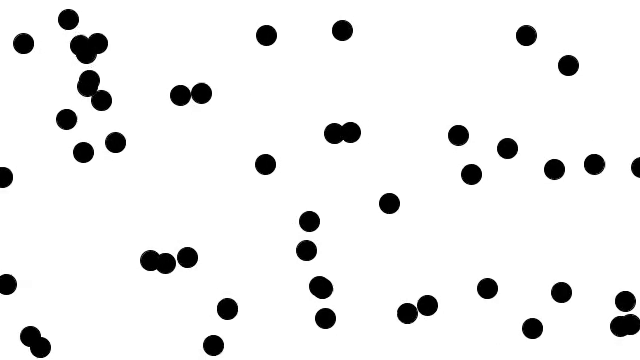
#> input picture frame 94 of Module2/black_sphere.mp4, 640 x 360 px
$ python Video.py   (older library calls are emulated)
#> lines starting #> are read from the running program, lines starting #| are printed output that depends on the picture
### Video Loop

import cv2
import numpy as np

####################################################################

# Filter Variables to numeric values.
PREVIEW = 0
GRAY = 1
THRESHOLD = 2
Sobel1 = 3
Sobel2 = 4
Sobel3 = 5
Sobel4 = 6
Sobel5 = 7
Sobel6 = 8
Object = 10


####################################################################

sobel_kernel_x = np.array([[-1, 0, 1], [-2, 0, 2], [-1, 0, 1]], dtype=np.float64)
sobel_kernel_y = np.array([[-1, -2, -1], [0, 0, 0], [1, 2, 1]], dtype=np.float64)

def Sobel1(frame):
    gray = cv2.cvtColor(frame, cv2.COLOR_BGR2GRAY)
    return gray

# [86 lines left out: functions Sobel2, Sobel3, Sobel4, Sobel5, Sobel6, Threshold and 1 more, not called in this run]


####################################################################

# Create a Video Capture Object and read from input file or the webcam.
# If the input is taken from a camera or the webcam, pass 0.
# If it's a file path and file name.

cap = cv2.VideoCapture("black_sphere.mp4")

# Variable to keep track of our current image filter. Default to Preview.
image_filter = PREVIEW

# Video loop
while cap.isOpened():

    # Ret = True if frame is read correctly. frame = the current video frame.
    ret, frame = cap.read()
#> frame is the input picture: shape (360, 640, 3); min 0, max 255, mean 237.8

    # If frame is read correctly ret is True
    if not ret:
        break

    # Resize the frame with Nearest Neighbor Interpolation.
    frame = cv2.resize(frame, None, fx = 0.7, fy = 0.7, interpolation=cv2.INTER_NEAREST)
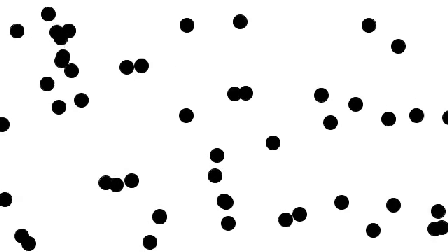
#> frame: shape (252, 448, 3); min 0, max 255, mean 237.7

    if image_filter == PREVIEW:
        result = frame
    elif image_filter == THRESHOLD:
        result = Threshold(frame)
    elif image_filter == GRAY:
        result = cv2.cvtColor(frame, cv2.COLOR_BGR2GRAY)
    elif image_filter == Sobel1:
        result = Sobel1(frame)
    elif image_filter == Sobel2:
        result = Sobel2(frame)
    elif image_filter == Sobel3:
        result = Sobel3(frame)
    elif image_filter == Sobel4:
        result = Sobel4(frame)
    elif image_filter == Sobel5:
        result = Sobel5(frame)
    elif image_filter == Sobel6:
        result = Sobel6(frame)
    elif image_filter == Object:
        result = Object(frame)


    # Show current frame.
    cv2.imshow('frame', result)

    # Map keyboard input to filters/trackers. Capital and lower case.
    key = cv2.waitKey(1)
#> (key Q is pressed here)

    # Quit the app.
    if key == ord('Q') or key == ord('q'):
        break
    if key == ord('T') or key == ord('t'):
        image_filter = THRESHOLD
    if key == ord('P') or key == ord('p'):
        image_filter = PREVIEW
    if key == ord('G') or key == ord('g'):
        image_filter = GRAY
    if key == ord('Z') or key == ord('z'):
        image_filter = Sobel1
    if key == ord('X') or key == ord('x'):
        image_filter = Sobel2
    if key == ord('C') or key == ord('c'):
        image_filter = Sobel3
    if key == ord('V') or key == ord('v'):
        image_filter = Sobel4
    if key == ord('B') or key == ord('b'):
        image_filter = Sobel5
    if key == ord('N') or key == ord('n'):
        image_filter = Sobel6
    if key == ord('O') or key == ord('o'):
        image_filter = Object

#Close the app
cap.release()
cv2.destroyWindow('frame')

$ run again, starting later in the video
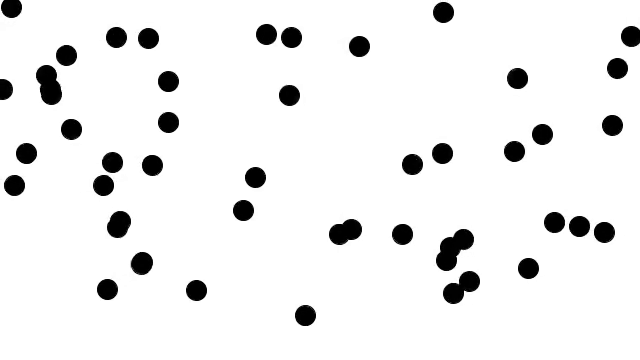
#> input picture frame 425 of Module2/black_sphere.mp4, 640 x 360 px
#> frame is the input picture: shape (360, 640, 3); min 0, max 255, mean 237.2
#> `frame = cv2.resize(frame, None, fx = 0.7, fy = 0.7, interpolation=cv2...`:
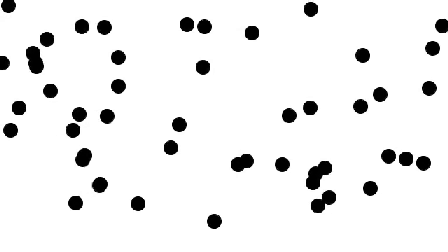
#> frame: shape (252, 448, 3); min 0, max 255, mean 237.2

$ run again, starting later in the video
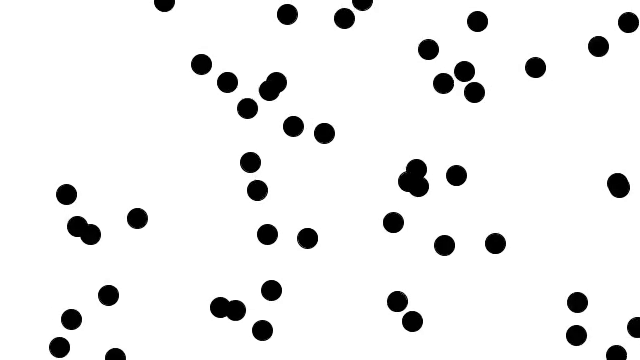
#> input picture frame 756 of Module2/black_sphere.mp4, 640 x 360 px
#> frame is the input picture: shape (360, 640, 3); min 0, max 255, mean 237.4
#> `frame = cv2.resize(frame, None, fx = 0.7, fy = 0.7, interpolation=cv2...`:
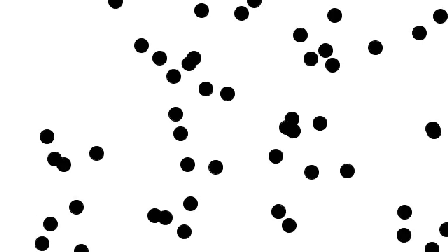
#> frame: shape (252, 448, 3); min 0, max 255, mean 237.4
